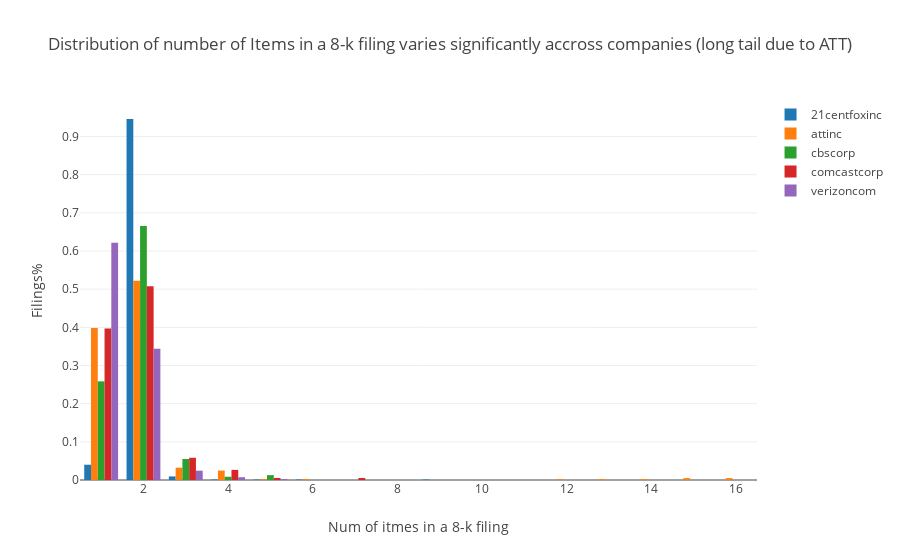

The notebook cell this image was saved under:
### Code cell
trace1 = go.Bar(x = item_numer_distribution[item_numer_distribution['file_name']=='21centfoxinc_sec_files.csv']['number of items'], 
                y = item_numer_distribution[item_numer_distribution['file_name']=='21centfoxinc_sec_files.csv']['percentage'],
                name = '21centfoxinc')
trace2 = go.Bar(x = item_numer_distribution[item_numer_distribution['file_name']=='attinc_sec_files.csv']['number of items'], 
                y = item_numer_distribution[item_numer_distribution['file_name']=='attinc_sec_files.csv']['percentage'],
                name = 'attinc')
trace3 = go.Bar(x = item_numer_distribution[item_numer_distribution['file_name']=='cbscorp_sec_files.csv']['number of items'], 
                y = item_numer_distribution[item_numer_distribution['file_name']=='cbscorp_sec_files.csv']['percentage'],
                name = 'cbscorp')
trace4 = go.Bar(x = item_numer_distribution[item_numer_distribution['file_name']=='comcastcorp_sec_files.csv']['number of items'], 
                y = item_numer_distribution[item_numer_distribution['file_name']=='comcastcorp_sec_files.csv']['percentage'],
                name = 'comcastcorp')
trace5 = go.Bar(x = item_numer_distribution[item_numer_distribution['file_name']=='verizoncom_sec_files.csv']['number of items'], 
                y = item_numer_distribution[item_numer_distribution['file_name']=='verizoncom_sec_files.csv']['percentage'],
                name = 'verizoncom')

data = [trace1,trace2,trace3,trace4,trace5]


iplot({
    "data":data,
    "layout":go.Layout(title="Distribution of number of Items in a 8-k filing varies significantly accross companies (long tail due to ATT)", 
                       xaxis={'title':'Num of itmes in a 8-k filing'}, 
                       yaxis={'title':'Filings%'})})

### Figure 1 — Plotly figure (JSON) as saved in the notebook; plotly's stock layout.template omitted (floating-point values rounded to 4 significant figures)
{"data": [{"name": "21centfoxinc", "type": "bar", "uid": "0a5d54c2-f90b-11e8-a549-d46d6dd18516", "x": [1, 2, 3, 4, 5, 6, 9], "y": [0.04, 0.9459, 0.009412, 0.001176, 0.001176, 0.001176, 0.001176]}, {"name": "attinc", "type": "bar", "uid": "0a5d54c3-f90b-11e8-af02-d46d6dd18516", "x": [1, 2, 3, 4, 5, 6, 12, 13, 14, 15, 16], "y": [0.3985, 0.5223, 0.03218, 0.02475, 0.002475, 0.002475, 0.002475, 0.002475, 0.002475, 0.00495, 0.00495]}, {"name": "cbscorp", "type": "bar", "uid": "0a5d54c4-f90b-11e8-ba87-d46d6dd18516", "x": [1, 2, 3, 4, 5], "y": [0.2585, 0.6653, 0.05508, 0.008475, 0.01271]}, {"name": "comcastcorp", "type": "bar", "uid": "0a5d54c5-f90b-11e8-bb8e-d46d6dd18516", "x": [1, 2, 3, 4, 5, 7], "y": [0.3968, 0.5079, 0.0582, 0.02646, 0.005291, 0.005291]}, {"name": "verizoncom", "type": "bar", "uid": "0a5d54c6-f90b-11e8-8466-d46d6dd18516", "x": [1, 2, 3, 4, 5], "y": [0.622, 0.3439, 0.02439, 0.007317, 0.002439]}], "layout": {"title": "Distribution of number of Items in a 8-k filing varies significantly accross companies (long tail due to ATT)", "xaxis": {"title": "Num of itmes in a 8-k filing"}, "yaxis": {"title": "Filings%"}}}
